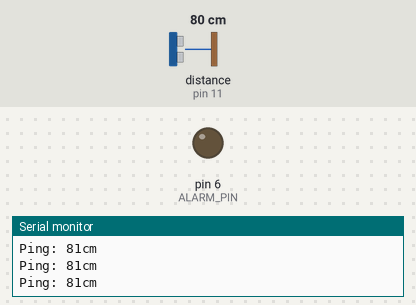
The sketch below on a simulated Arduino Uno, built with avr-gcc and run on an emulated ATmega328P. On the bench: output pins drawn as LEDs (lit = HIGH), the last lines printed to the serial monitor. The inputs (shaded band) are chosen by the test bench; at power-on: distance to the obstacle (sensor on pin 11) 80 cm. The echo pulse lasts 58.3 µs per cm.

Above: at 1.2 s.
1.3 s: distance to the obstacle (sensor on pin 11) set to 11 cm
2.8 s: distance to the obstacle (sensor on pin 11) set to 8 cm
At 3.5 s:
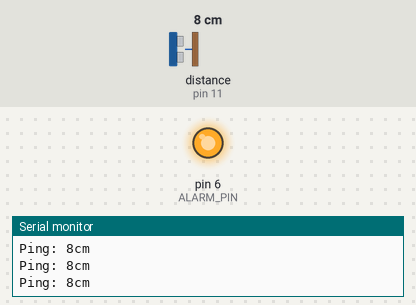
4.3 s: distance to the obstacle (sensor on pin 11) set to 18 cm
At 5.4 s:
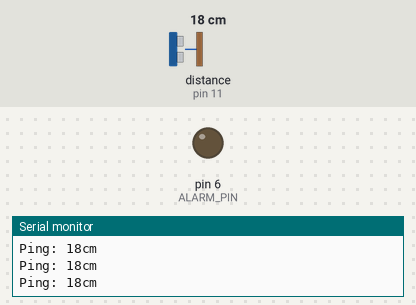
5.8 s: distance to the obstacle (sensor on pin 11) set to 2 cm
At 6.7 s:
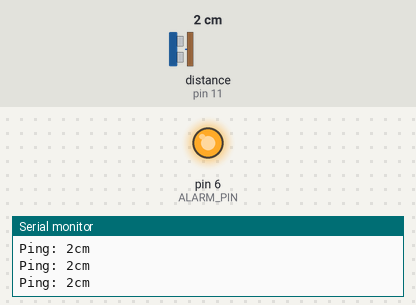
Timing chart, 0 to 8.3 s (numbered marks = the images above; inputs shaded):
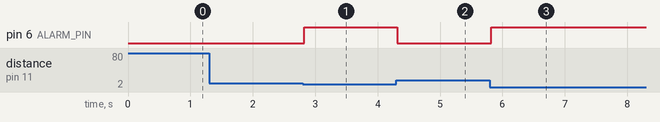

Measured:
- the behaviour switches between 10 and 9 cm on distance to the obstacle (sensor on pin 11) (found by bisection; images 0 and 1)
- after the input at 2.8 s, pin 6 (ALARM_PIN): LOW → HIGH at once
- after the input at 4.3 s, pin 6 (ALARM_PIN): HIGH → LOW at once
- after the input at 5.8 s, pin 6 (ALARM_PIN): LOW → HIGH at once

The sketch:

Sketch11-SR04.ino
```cpp
#include <NewPing.h>

#define TRIGGER_PIN  12
#define ECHO_PIN     11
#define MAX_DISTANCE 200

#define ALARM_PIN 6

boolean ALARM_ON = false;

NewPing sonar(TRIGGER_PIN, ECHO_PIN, MAX_DISTANCE);

void setup()
{
    Serial.begin(9600);
    pinMode(ALARM_PIN, OUTPUT);
}

void loop()
{
    int uS = sonar.ping();
    long length_cm = uS / US_ROUNDTRIP_CM;

    if (length_cm > 0) {
        if (length_cm < 10) {
            if (!ALARM_ON) {
                digitalWrite(ALARM_PIN, HIGH);
                ALARM_ON = true;
            }
        } else {
            if (ALARM_ON) {
                digitalWrite(ALARM_PIN, LOW);
                ALARM_ON = false;
            }
        }
    }

    Serial.print("Ping: ");
    Serial.print(length_cm);
    Serial.println("cm");

    delay(50);
}
```
